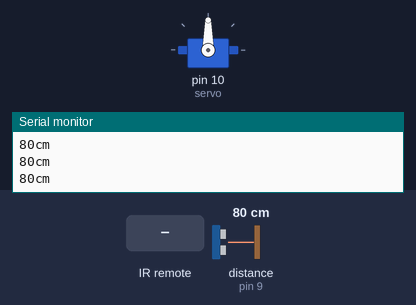
A sketch run on a simulated Arduino Uno, built with avr-gcc and run on an emulated ATmega328P. On the bench: servo, the last lines printed to the serial monitor. The test bench sets the inputs (shaded band); at power-on: distance to the obstacle (sensor on pin 9) 80 cm.

Above: at 1.2 s.
1.3 s: infrared code 0x2FDD827 received
At 2.5 s:
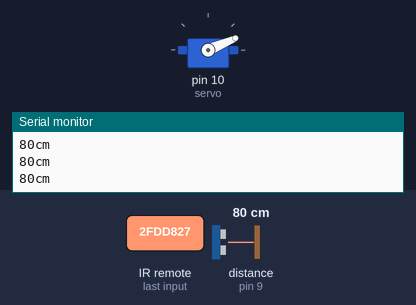
2.8 s: infrared code 0x2FDF807 received
At 3.1 s:
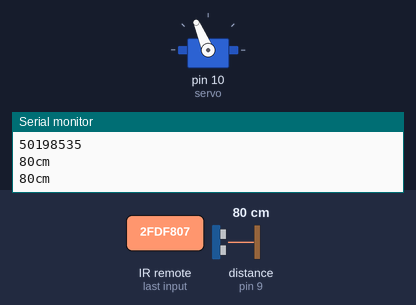
4.3 s: distance to the obstacle (sensor on pin 9) set to 22 cm
5.8 s: distance to the obstacle (sensor on pin 9) set to 17 cm
At 6.5 s:
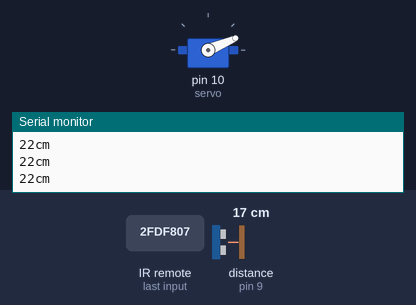
Timing chart, 0 to 8.3 s (numbered marks = the images above; inputs shaded):
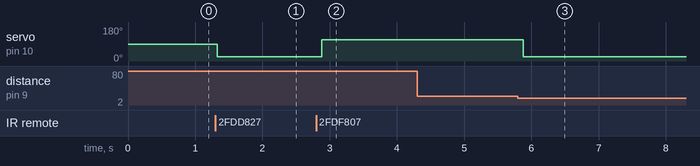

The sketch:

remote.ino
```cpp
#include "IRremote.h"
#include <Servo.h>
#include <Ultrasonic.h>
Ultrasonic ultrasonic(8,9);

IRrecv irrecv(2);
Servo servo;
decode_results results;

void setup() {
  Serial.begin(9600);
  irrecv.enableIRIn();
  servo.attach(10);
}

void loop() {
  Serial.print(ultrasonic.Ranging(CM));
  Serial.println("cm");
  delay(100);
  if (ultrasonic.Ranging(CM) < 20) {
    servo.write(23);
    delay(5000);
    servo.write(113);
  }
  if ( irrecv.decode( &results )) {
    Serial.println( results.value);
    irrecv.resume();

     switch ( results.value ) {
      case 50190375:
          servo.write(23);
          break;
      case 50198535:
          servo.write(113);
          break;
     }
   }
}
```

Measured:
- the behaviour switches between 20 and 19 cm on distance to the obstacle (sensor on pin 9) (found by bisection; images 2 and 3)
- after the input at 1.3 s, servo on pin 10 (servo): 90° → 23° at once
- after the input at 2.8 s, servo on pin 10 (servo): 23° → 113° after 0.08 s
- after the input at 5.8 s, servo on pin 10 (servo): 113° → 23° after 0.08 s
